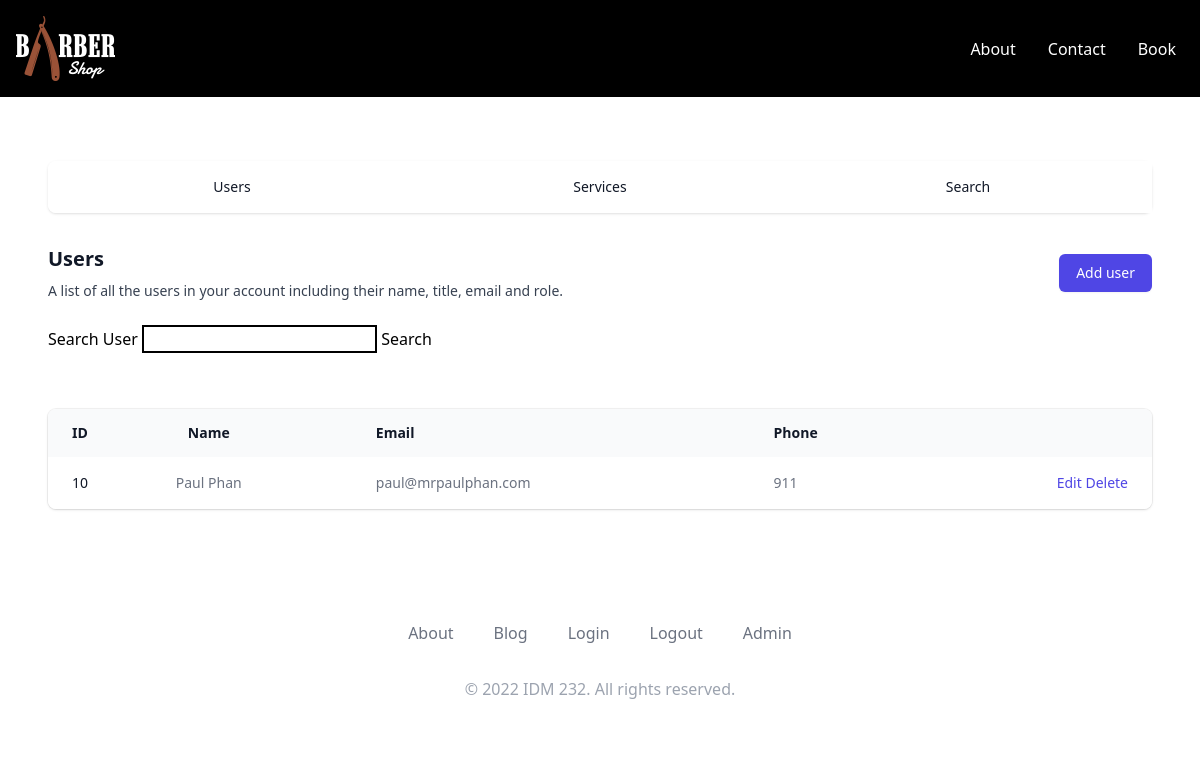
Page /admin/users/index.php on the committed database.
### tables this page shows
CREATE TABLE `users` (
  `id` int(11) NOT NULL,
  `first_name` varchar(255) NOT NULL,
  `last_name` varchar(255) NOT NULL,
  `password` varchar(250) NOT NULL,
  `phone` varchar(250) NOT NULL,
  `email` varchar(250) NOT NULL
);

### .env.local.php (called while the page is built)
<?php
$APP_CONFIG = [
    'environment' => 'development',
    'site_name' => 'Jawn Clips',
    'site_url' => 'http://localhost:8888/final',
    'database_host' => 'localhost',
    'database_user' => 'root',
    'database_pass' => 'root',
    'database_name' => 'local_idm232_01',
];

### _includes/helper-functions.php (called while the page is built, shortened)
<?php
function site_url()
{
    global $APP_CONFIG;
    return $APP_CONFIG['site_url'];
}

### _includes/users-functions.php (called while the page is built, shortened)
<?php
function get_users()
{
    global $db_connection;
    $query = 'SELECT * FROM users';
    $result = mysqli_query($db_connection, $query);
    return $result;
}

### _components/table-users.php (the view, shortened to what this page needs)
<table class="min-w-full divide-y divide-gray-300">
  <thead class="bg-gray-50">
    <tr>
      <th scope="col" class="py-3.5 pl-4 pr-3 text-left text-sm font-semibold text-gray-900 sm:pl-6">ID</th>
      <th scope="col" class="py-3.5 pl-4 pr-3 text-left text-sm font-semibold text-gray-900 sm:pl-6">Name
      </th>
      <th scope="col" class="px-3 py-3.5 text-left text-sm font-semibold text-gray-900">Email</th>
      <th scope="col" class="px-3 py-3.5 text-left text-sm font-semibold text-gray-900">Phone</th>
      <th scope="col" class="relative py-3.5 pl-3 pr-4 sm:pr-6">
      </th>
    </tr>
  </thead>
  <tbody class="divide-y divide-gray-200 bg-white">
    <?php
    $site_url = site_url();
while ($user = mysqli_fetch_array($users)) {
    echo "
          <tr>
            <td class='whitespace-nowrap py-4 pl-4 pr-3 text-sm font-medium text-gray-900 sm:pl-6'>{$user['id']}</td>
            <td class='whitespace-nowrap px-3 py-4 text-sm text-gray-500'>{$user['first_name']} {$user['last_name']}</td>
            <td class='whitespace-nowrap px-3 py-4 text-sm text-gray-500'>{$user['email']}</td>
            <td class='whitespace-nowrap px-3 py-4 text-sm text-gray-500'>{$user['phone']}</td>
            <td class='relative whitespace-nowrap py-4 pl-3 pr-4 text-right text-sm font-medium sm:pr-6'>
              <a href='{$site_url}/admin/users/edit.php?id={$user['id']}' class='text-indigo-600 hover:text-indigo-900'>Edit</a>
              <a href='{$site_url}/admin/users/delete.php?id={$user['id']}' class='text-indigo-600 hover:text-indigo-900'>Delete</a>
            </td>
          </tr>";
}
?>
  </tbody>
</table>

### _components/header.php (shortened to what this page needs)
<!DOCTYPE html>
<html lang="en">
<head>
  <script src="https://cdn.tailwindcss.com"></script>
  <link rel="stylesheet" href="<?php echo site_url(); ?>/dist/styles/style.css">
</head>
<body>
  <?php include __DIR__ . '/navigation-main.php'; ?>

### _components/navigation-main.php
<?php
$main_navigation = [
    [
        'title' => 'About',
        'url' => 'about.php',
    ],
    [
        'title' => 'Contact',
        'url' => 'contact.php',
    ],
    [
        'title' => 'Book',
        'url' => 'book.php',
    ],
];
?>
<header class="px-2 py-4 bg-black">
  <div class="max-w-7xl flex justify-between mx-auto">
    <a href="<?php echo site_url(); ?>">
      <img src="<?php echo site_url(); ?>/dist/images/logo.png" alt="logo">
    </a>
    <nav class="text-white flex items-center">
      <?php
      foreach ($main_navigation as $nav_item) {
          echo '<a href="' . $nav_item['url'] . '" class="p-4 inline-block">' . $nav_item['title'] . '</a>';
      }
?>
    </nav>
  </div>
</header>

### admin/users/index.php (shortened to what this page needs)
<?php
include_once __DIR__ . '/../../_components/header.php';
$users = get_users();
?>
<div class="mx-auto my-16 max-w-7xl px-4">
  <div class="px-4 sm:px-6 lg:px-8">
    <?php include __DIR__ . '/../../_components/navigation-admin.php'; ?>
    <div class="sm:flex sm:items-center">
      <div class="sm:flex-auto">
        <h1 class="text-xl font-semibold text-gray-900">Users</h1>
        <p class="mt-2 text-sm text-gray-700">A list of all the users in your account including their name, title, email
          and role.</p>
      </div>
      <div class="mt-4 sm:mt-0 sm:ml-16 sm:flex-none">
        <button type="button"
          class="inline-flex items-center justify-center rounded-md border border-transparent bg-indigo-600 px-4 py-2 text-sm font-medium text-white shadow-sm hover:bg-indigo-700 focus:outline-none focus:ring-2 focus:ring-indigo-500 focus:ring-offset-2 sm:w-auto">
          <a href="<?php echo site_url() . '/admin/users/create.php' ?>">
            Add user</a></button>
      </div>
    </div>
    <br>
    <?php include __DIR__ . '/../../_components/search-bar.php'; ?>
    <br>
    <div class="mt-8 flex flex-col">
      <div class="-my-2 -mx-4 overflow-x-auto sm:-mx-6 lg:-mx-8">
        <div class="inline-block min-w-full py-2 align-middle md:px-6 lg:px-8">
          <div class="overflow-hidden shadow ring-1 ring-black ring-opacity-5 md:rounded-lg">
            <?php include __DIR__ . '/../../_components/table-users.php'; ?>
          </div>
        </div>
      </div>
    </div>
  </div>
</div>
<?php include_once __DIR__ . '/../../_components/footer.php';

### _components/navigation-admin.php (shortened to what this page needs)
<?php
$navigation_items = [
    [
        'title' => 'Users',
        'url' => site_url() . '/admin/users',
    ],
    [
        'title' => 'Services',
        'url' => site_url() . '/admin/services',
    ],
    [
        'title' => 'Search',
        'url' => site_url() . '/admin/search',
    ],
];
?>
<div class="mb-8">
  <div class="hidden sm:block">
    <nav class="isolate flex divide-x divide-gray-200 rounded-lg shadow" aria-label="Tabs">
      <?php
      foreach ($navigation_items as $nav_item) {
          echo "
          <a href='{$nav_item['url']}' class='text-gray-900 rounded-l-lg group relative min-w-0 flex-1 overflow-hidden bg-white py-4 px-4 text-sm font-medium text-center hover:bg-gray-50 focus:z-10'>
            <span>{$nav_item['title']}</span>
          </a>
          ";
      }
?>
    </nav>
  </div>
</div>

### _components/search-bar.php (shortened to what this page needs)
<?php
$search_value = '';
?>
<form action="<?php echo site_url(); ?>/admin/search" method="GET" class="block">
  <label for="">Search User</label>
  <input class="border-black border-2" type="text" name="search" value="<?php echo $search_value; ?>">
  <input type="submit" value="Search">
</form>

### _components/footer.php (shortened to what this page needs)
<footer class="bg-white">
  <div class="mx-auto max-w-7xl overflow-hidden py-12 px-4 sm:px-6 lg:px-8">
    <nav class="-mx-5 -my-2 flex flex-wrap justify-center" aria-label="Footer">
      <div class="px-5 py-2">
        <a href="#" class="text-base text-gray-500 hover:text-gray-900">About</a>
      </div>
      <div class="px-5 py-2">
        <a href="#" class="text-base text-gray-500 hover:text-gray-900">Blog</a>
      </div>
      <div class="px-5 py-2">
        <a href="#" class="text-base text-gray-500 hover:text-gray-900">Login</a>
      </div>
      <div class="px-5 py-2">
        <a href="#" class="text-base text-gray-500 hover:text-gray-900">Logout</a>
      </div>
      <div class="px-5 py-2">
        <a href="#" class="text-base text-gray-500 hover:text-gray-900">Admin</a>
      </div>
    </nav>
    <p class="mt-8 text-center text-base text-gray-400">&copy;
      <?php echo date('Y'); ?> IDM 232. All
      rights
      reserved.
    </p>
  </div>
</footer>
</body>
</html>

### rows in the picture
users: id "10", first_name "Paul", last_name "Phan", email "paul@mrpaulphan.com", phone "911"

### other values in the picture
$nav_item['title'] "About"
$nav_item['title'] "Contact"
$nav_item['title'] "Book"
$nav_item['title'] "Users"
$nav_item['title'] "Services"
$nav_item['title'] "Search"
